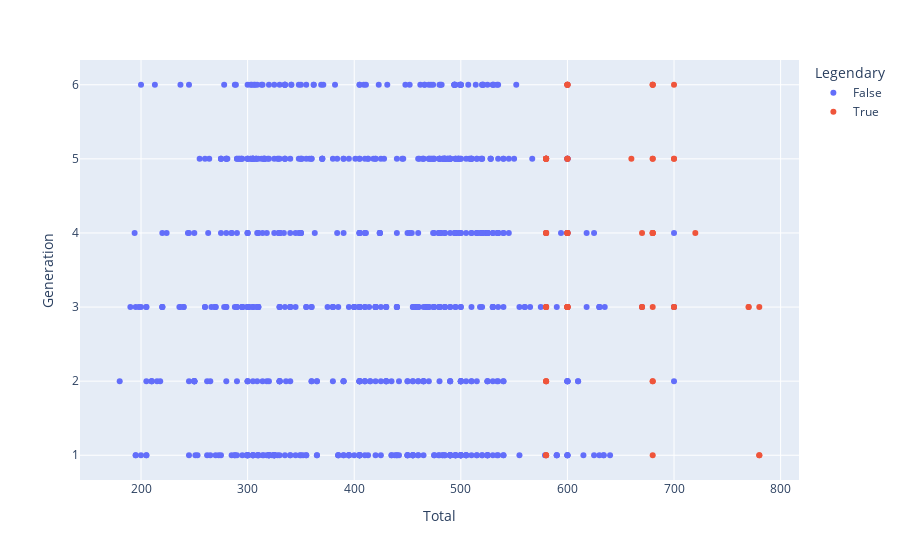

Source (notebook cell):
### Markdown cell above
Pokemon with a second type of flying occur the most. Bug occurs the least.

### Code cell
fig = px.scatter(data, x="Total",y='Generation', color='Legendary')
fig.show()

### Figure 1 — Plotly figure (JSON) as saved in the notebook; plotly's stock layout.template omitted (floating-point values rounded to 4 significant figures; data arrays with more than 128 entries replaced by an {"elided": "..."} marker saying what was removed)
{"data": [{"hovertemplate": "Legendary=False<br>Total=%{x}<br>Generation=%{y}<extra></extra>", "legendgroup": "False", "marker": {"color": "#636efa", "symbol": "circle"}, "mode": "markers", "name": "False", "orientation": "v", "showlegend": true, "type": "scatter", "x": {"elided": "735 int values"}, "xaxis": "x", "y": {"elided": "735 int values"}, "yaxis": "y"}, {"hovertemplate": "Legendary=True<br>Total=%{x}<br>Generation=%{y}<extra></extra>", "legendgroup": "True", "marker": {"color": "#EF553B", "symbol": "circle"}, "mode": "markers", "name": "True", "orientation": "v", "showlegend": true, "type": "scatter", "x": [580, 580, 580, 680, 780, 780, 580, 580, 580, 680, 680, 580, 580, 580, 600, 700, 600, 700, 670, 770, 670, 770, 680, 780, 600, 600, 600, 600, 600, 580, 580, 580, 680, 680, 600, 670, 680, 680, 600, 600, 600, 720, 600, 580, 580, 580, 580, 580, 580, 580, 680, 680, 600, 600, 660, 700, 700, 680, 680, 600, 600, 700, 600, 680, 600], "xaxis": "x", "y": [1, 1, 1, 1, 1, 1, 2, 2, 2, 2, 2, 3, 3, 3, 3, 3, 3, 3, 3, 3, 3, 3, 3, 3, 3, 3, 3, 3, 3, 4, 4, 4, 4, 4, 4, 4, 4, 4, 4, 4, 4, 4, 5, 5, 5, 5, 5, 5, 5, 5, 5, 5, 5, 5, 5, 5, 5, 6, 6, 6, 6, 6, 6, 6, 6], "yaxis": "y"}], "layout": {"legend": {"title": {"text": "Legendary"}, "tracegroupgap": 0}, "margin": {"t": 60}, "xaxis": {"anchor": "y", "domain": [0, 1], "title": {"text": "Total"}}, "yaxis": {"anchor": "x", "domain": [0, 1], "title": {"text": "Generation"}}}}
